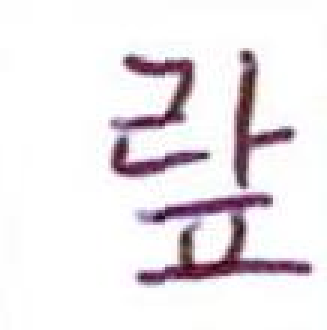
#> input picture data/handwriting_raw/writing_data/001/00130006007.jpg, 109 x 110 px (shown 3 times larger)
$ python -i preprocess_handwriting.py   (imports and definitions only)
#> lines starting #> are read from the running program, lines starting #| are printed output that depends on the picture; after the words box and inside, x2 and y2 are one past the last pixel; in counts of white or black regions, pixels touching at a corner belong together
from __future__ import annotations

"""
Preprocess handwriting images:
- load grayscale
- trim to content bounding box
- resize with aspect ratio to target size
- pad to square canvas
- normalize to [0, 1]
"""

import argparse
from pathlib import Path
from typing import Iterable, Tuple

import numpy as np
from PIL import Image


def load_image(path: Path) -> np.ndarray:
    """Load an image as grayscale uint8 array."""
    with Image.open(path) as img:
#> img is the input picture: PIL image 109x110 RGB; mean R, G, B 235.9, 231, 234.3
        img = img.convert("L")
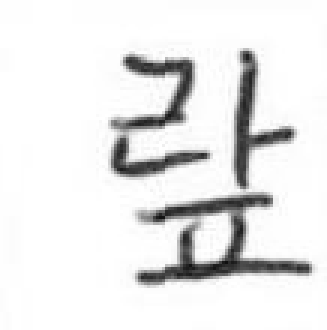
#> img: PIL image 109x110 L (shown 3 times larger); min 15, max 255, mean 232.8
        return np.array(img, dtype=np.uint8)


def trim_to_content(img: np.ndarray, threshold: int = 250) -> np.ndarray:
    """Crop to bounding box of non-background pixels."""
#> called with threshold = 250
    mask = img < threshold
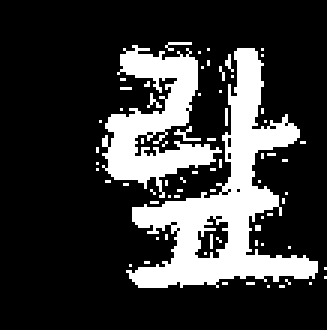
#> mask: shape (110, 109) bool (shown 3 times larger); 22% white; 71 white regions (69 under 20 px), largest, box (x1, y1, x2, y2) and area: (42, 16, 106, 96) 1608, (34, 15, 74, 66) 862
    if not np.any(mask):
        return img
    coords = np.argwhere(mask)
#> coords = 2637 pairs, first value 14 to 95, second value 32 to 108
    y0, x0 = coords.min(axis=0)
#> y0 = 14; x0 = 32
    y1, x1 = coords.max(axis=0)
#> y1 = 95; x1 = 108
    return img[y0 : y1 + 1, x0 : x1 + 1]
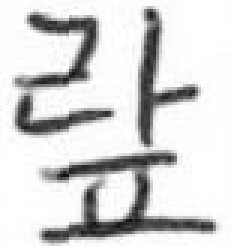
#> returned value: shape (82, 77) (shown 3 times larger); min 15, max 255, mean 213.3


def resize_and_pad(img: np.ndarray, target_size: int = 256) -> np.ndarray:
    """Resize keeping aspect ratio, then pad to a square canvas."""
#> called with target_size = 256
    h, w = img.shape[:2]
#> h = 82; w = 77
    if h == 0 or w == 0:
        return np.full((target_size, target_size), 255, dtype=np.uint8)
    scale = target_size / max(h, w)
#> scale = 3.12
    new_w = max(1, int(round(w * scale)))
#> new_w = 240
    new_h = max(1, int(round(h * scale)))
#> new_h = 256
    pil_img = Image.fromarray(img, mode="L")
    resized = pil_img.resize((new_w, new_h), resample=Image.LANCZOS)
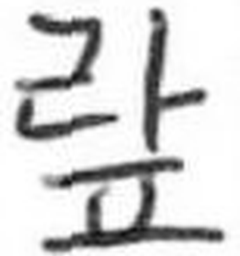
#> resized: PIL image 240x256 L; min 9, max 255, mean 213.3
    canvas = np.full((target_size, target_size), 255, dtype=np.uint8)
    top = (target_size - new_h) // 2
#> top = 0
    left = (target_size - new_w) // 2
#> left = 8
    canvas[top : top + new_h, left : left + new_w] = np.array(resized, dtype=np.uint8)
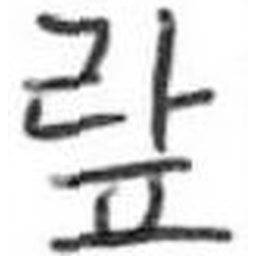
#> canvas: shape (256, 256); min 9, max 255, mean 215.9
    return canvas


def normalize(img: np.ndarray) -> np.ndarray:
    """Normalize to float32 [0, 1]."""
    return img.astype(np.float32) / 255.0
#> returned value: shape (256, 256) float32


def preprocess_single_image(input_path: Path, output_path: Path, target_size: int = 256) -> None:
    """Full preprocessing pipeline for one image."""
    img = load_image(input_path)
    cropped = trim_to_content(img)
    padded = resize_and_pad(cropped, target_size=target_size)
    normalized = normalize(padded)
#> (the run stopped early here; a loop or call above may not have finished)

$ run again, on data/handwriting_raw/writing_data/003/00330019010.jpg
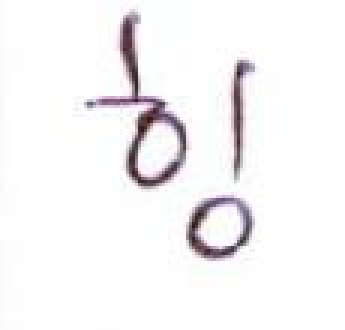
#> input picture data/handwriting_raw/writing_data/003/00330019010.jpg, 115 x 110 px (shown 3 times larger)
#> in load_image, img is the input picture: PIL image 115x110 RGB; mean R, G, B 245.7, 244.3, 245.3
#> img: PIL image 115x110 L
#> in trim_to_content, `mask = img < threshold`:
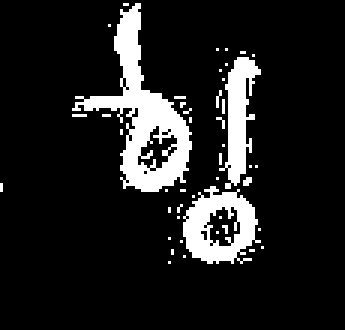
#> mask: shape (110, 115) bool (shown 3 times larger); 12.2% white; 46 white regions (43 under 20 px), largest, box (x1, y1, x2, y2) and area: (24, 1, 64, 64) 785, (61, 62, 87, 88) 377, (73, 19, 87, 63) 289
#> coords = 1544 pairs, first value 1 to 87, second value 0 to 87
#> y0 = 1; x0 = 0
#> y1 = 87
#> in resize_and_pad, `canvas[top : top + new_h, left : left + new_w] = np.array(resized, dty..`:
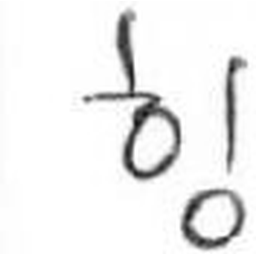
#> canvas: shape (256, 256); min 18, max 255, mean 238.5

$ run again, on data/handwriting_raw/writing_data/004/00430003086.jpg
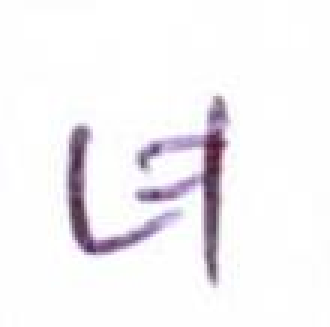
#> input picture data/handwriting_raw/writing_data/004/00430003086.jpg, 110 x 109 px (shown 3 times larger)
#> in load_image, img is the input picture: PIL image 110x109 RGB; mean R, G, B 244.1, 242, 244.7
#> img: PIL image 110x109 L
#> in trim_to_content, `mask = img < threshold`:
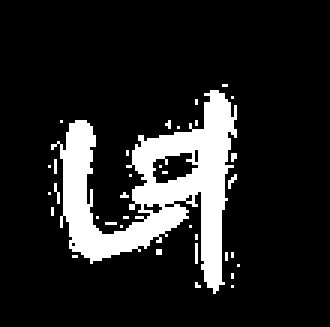
#> mask: shape (109, 110) bool (shown 3 times larger); 14.1% white; 35 white regions (34 under 20 px), largest, box (x1, y1, x2, y2) and area: (17, 30, 79, 98) 1606
#> coords = 1694 pairs, first value 28 to 97, second value 16 to 79
#> y0 = 28; x0 = 16
#> y1 = 97; x1 = 79
#> in resize_and_pad, `canvas[top : top + new_h, left : left + new_w] = np.array(resized, dty..`:
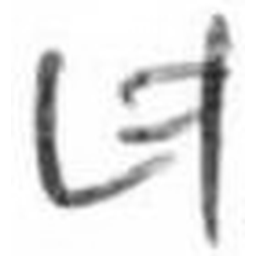
#> canvas: shape (256, 256); min 34, max 255, mean 226.8
